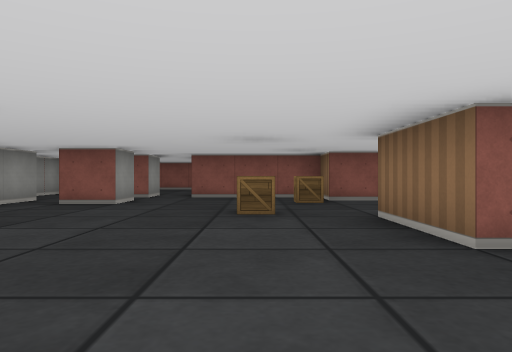
[1] (above)

21 first-person views from a walk through a cub3D maze. The camera is about half as high as the walls, looks level and sees 70° across. The floor is counted in squares. Each view is taken from the middle of a square. On the plan, view 1 faces up. The plan holds only what a view shows up to about 9 squares ahead; the rest is blank.

[2]
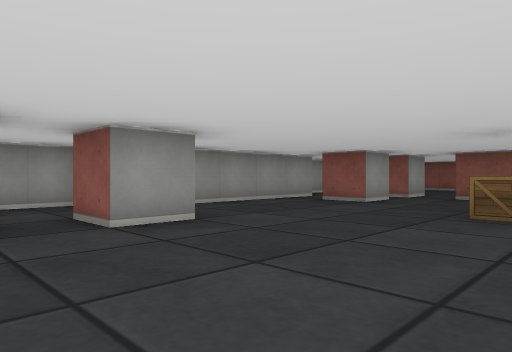

[3]
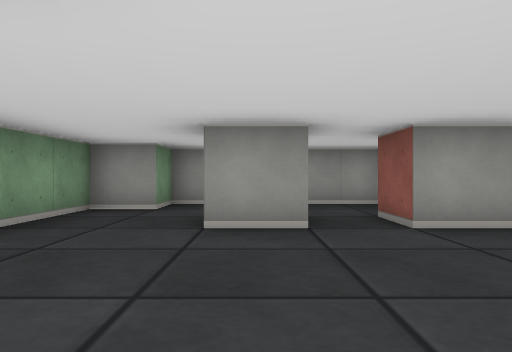

[4]
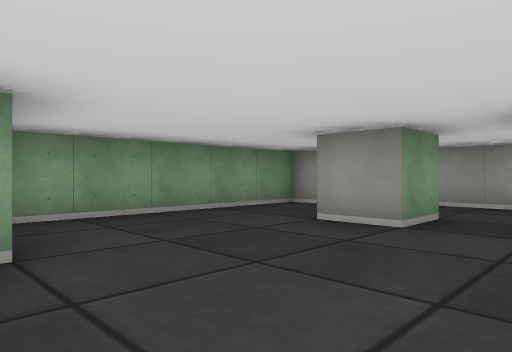

[5]
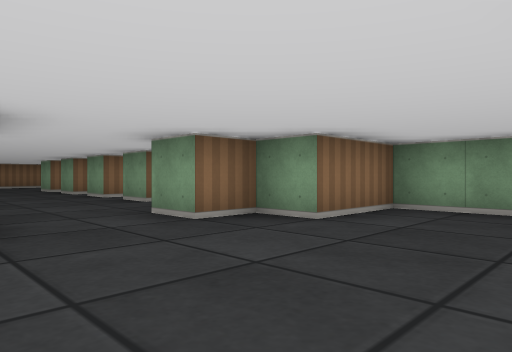

[6]
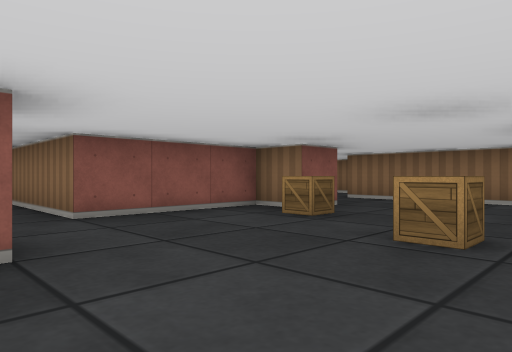

[7]
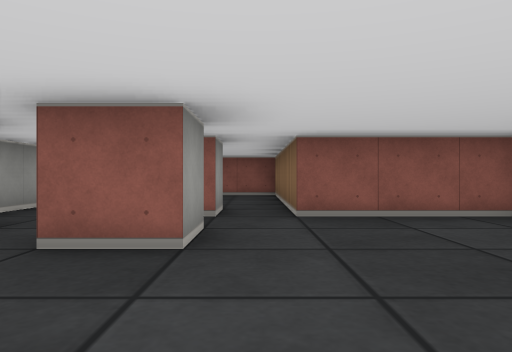

[8]
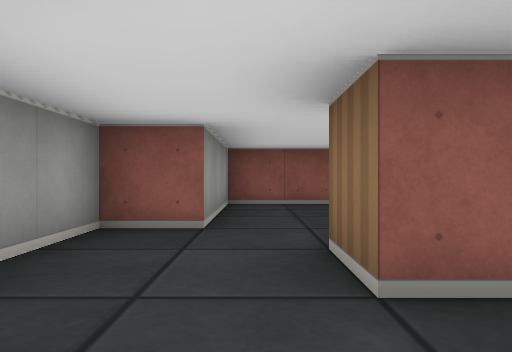

[9]
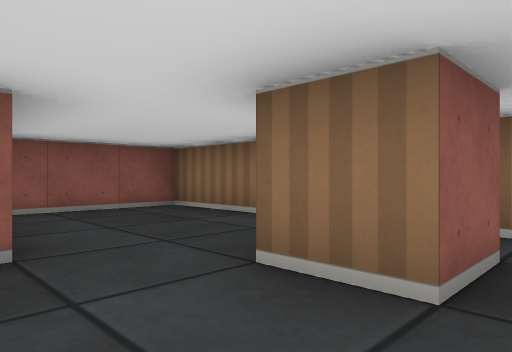

[10]
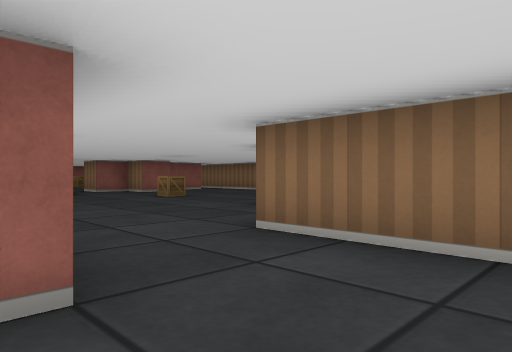

[11]
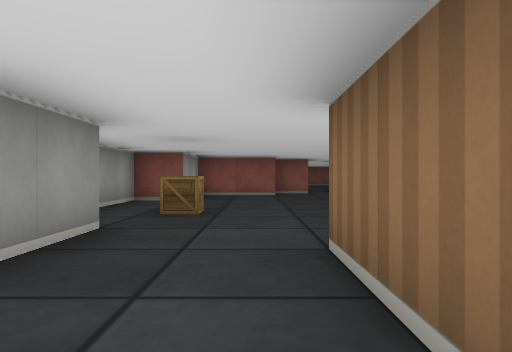

[12]
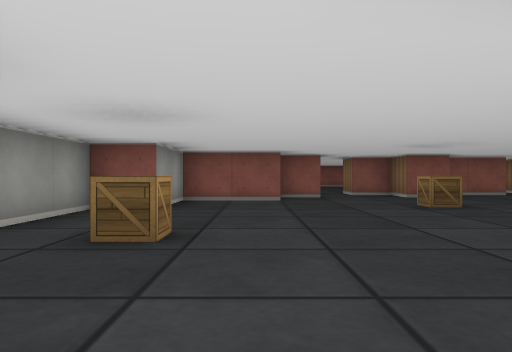

[13]
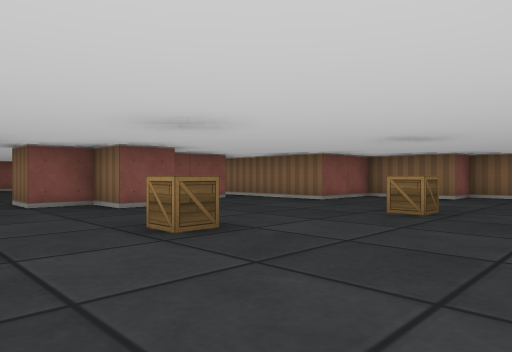

[14]
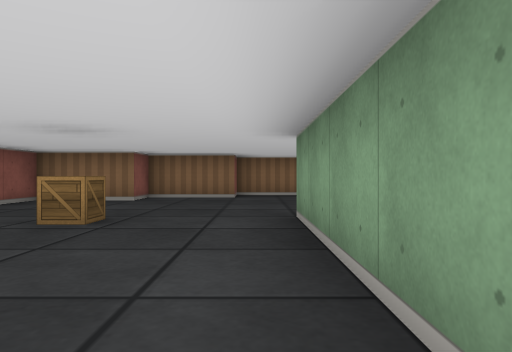

[15]
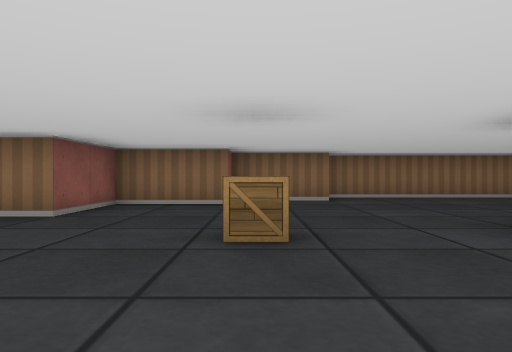

[16]
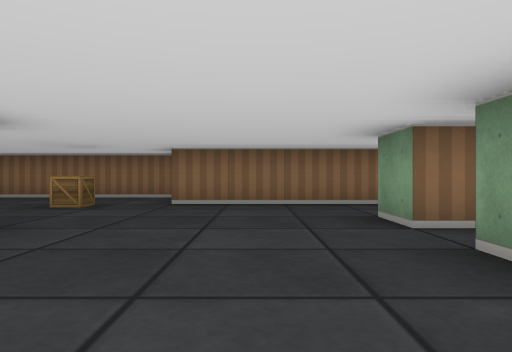

[17]
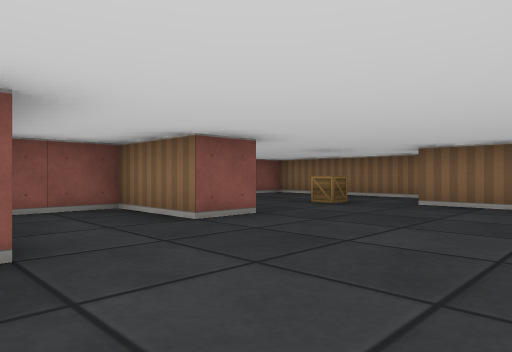

[18]
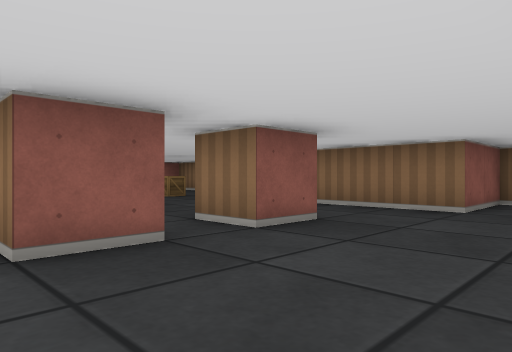

[19]
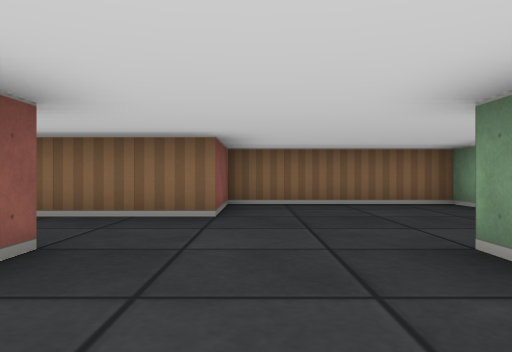

[20]
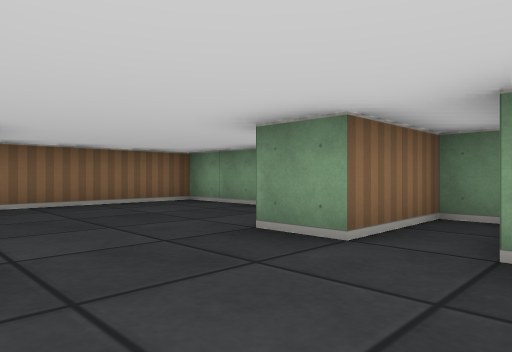

[21]
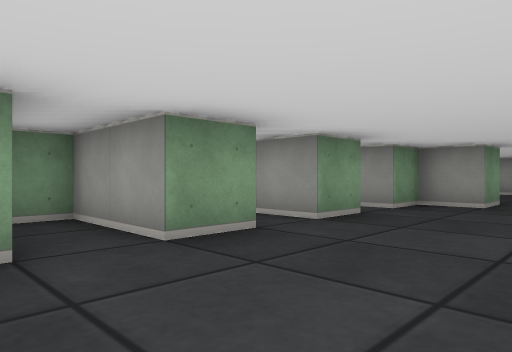

### Floor plan
Points are (right, up) in squares from view 1. A wall is a line through its corners. A room is listed if a view was taken in it or the views show most of it. See-through windows are left out.
Room 1 (views 1, 2, 3, 4, 5, 6, 7, 8, 9, 10)
walls: (-2.5, 2.5) (-2.5, 1.5) (-3.5, 1.5); (-2.5, 7.5) (-2.5, 6.5) (-3.5, 6.5); (-4.5, 7.5) (-4.5, 3.9); (1.5, 2.5) (1.5, 4.5); (-5.5, 2.2) (-5.5, -1.5) (-4.5, -1.5) (-4.5, -2.5) (0.5, -2.5) (0.5, -0.5) (1.5, -0.5) (1.5, 0.5) (2.5, 0.5); (-2.5, 9.5) (-2.5, 8.5) (-3.5, 8.5) (-3.5, 9.5); (-3.5, 0.5) (-2.5, 0.5) (-2.5, -0.5); (2.6, 7.5) (1.5, 7.5) (1.5, 8.5) (-1.5, 8.5) (-1.5, 13.5) (-4.5, 13.5) (-4.5, 10.5) (-5.5, 10.5) (-5.5, 9)
ways out: opening at (2, 5.5) to room 2; opening at (2.5, 1.5) to room 2
objects: crate (0, 5); crate (1, 7)
Room 2 (views 11, 12, 13, 14, 15, 16, 17, 18, 19, 20, 21)
walls: (10.5, 7.5) (9.5, 7.5) (9.5, 9.5) (8, 9.5); (6.6, 10.5) (10.5, 10.5); (4.5, 5.2) (4.5, 8.5); (9.5, 2.5) (8.5, 2.5); (11.5, 2.5) (10.5, 2.5) (10.5, 3.5) (11.5, 3.5); (14.5, 11.4) (14.5, 13.5) (13.5, 13.5) (13.5, 15.5) (11.5, 15.5) (11.5, 17.2); (15.5, 6.9) (15.5, 11.4); (2.5, 9.5) (2.5, 8.1); (8.5, 16.5) (7.5, 16.5) (7.5, 17.5) (6.5, 17.5) (6.5, 18.5); (8.4, -0.5) (9.5, -0.5); (4.6, 15.5) (2.5, 15.5) (2.5, 13.5) (1.5, 13.5) (1.5, 11.5); (5.5, 16.5) (4.5, 16.5); (6.5, -1) (6.5, -0.5) (7.5, -0.5) (7.5, -2.5) (8.1, -2.5); (4.5, -0.5) (5.5, -0.5) (5.5, -1.5); (10.5, 17.5) (9.1, 17.5); (2.5, 0.5) (2.5, -0.5) (3.5, -0.5) (3.5, -1.1); (9.9, -2.5) (10.5, -2.5) (10.5, -0.5) (11.5, -0.5); (13.5, -2.5) (15.5, -2.5) (15.5, 1.5) (13.5, 1.5) (13.5, 6.5)
ways out: opening at (2, 5.5) to room 1; opening at (2.5, 1.5) to room 1; opening at (6, 19)
objects: crate (3, 11); crate (7, 14); crate (10, 13); crate (13, 8)

Where each view was taken, in squares from view 1:
view 1: 0 up, 0 right, facing up
view 2: 0 up, 1 right, facing up-left
view 3: 0 up, 1 right, facing left
view 4: 2 up, 1 right, facing down-left
view 5: 3 up, 2 left, facing down-right
view 6: 4 up, 3 left, facing up-right
view 7: 4 up, 2 left, facing up
view 8: 7 up, 4 left, facing up
view 9: 8 up, 5 left, facing up-right
view 10: 6 up, 2 right, facing up-right
view 11: 6 up, 4 right, facing up
view 12: 8 up, 4 right, facing up
view 13: 11 up, 5 right, facing up-right
view 14: 11 up, 6 right, facing right
view 15: 13 up, 7 right, facing right
view 16: 5 up, 7 right, facing right
view 17: 4 up, 7 right, facing up-right
view 18: 0 up, 8 right, facing up-right
view 19: 1 up, 9 right, facing right
view 20: 2 up, 9 right, facing down-right
view 21: 2 up, 9 right, facing down-left
